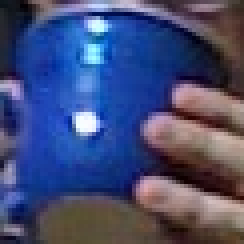
//> input picture BlueCup.jpg, 61 x 61 px (shown 4 times larger)
$ ./Threshold10 ../../BlueCup.jpg   (built with g++ and OpenCV 4)
//> lines starting //> are read from the running program, lines starting //| are printed output that depends on the picture
//> further down, src is the input picture: 61 rows x 61 cols, CV_8UC3; mean B, G, R 117.6, 76.4, 68
#include <opencv2/opencv.hpp>
#include <iostream>
using namespace std;

void sum_rgb(const cv::Mat& src, cv::Mat& dst) {
	// Split image onto the color planes

	vector<cv::Mat> planes;
	cv::split(src, planes);
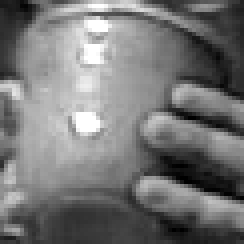
//> planes[0]: 61 rows x 61 cols, CV_8UC1 (shown 4 times larger); min 0, max 255, mean 117.6
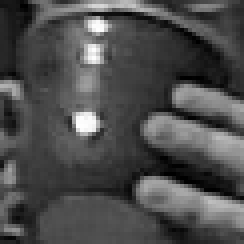
//> planes[1]: 61 rows x 61 cols, CV_8UC1 (shown 4 times larger); min 0, max 255, mean 76.4
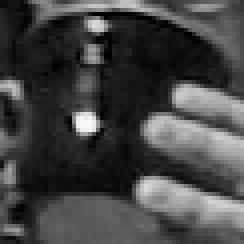
//> planes[2]: 61 rows x 61 cols, CV_8UC1 (shown 4 times larger); min 0, max 250, mean 68

	cv::Mat b = planes[0], g = planes[1], r = planes[2], s;

	// Add equally weighted rgb values
	cv::addWeighted(r, 1./3., g, 1./3., 0.0, s);
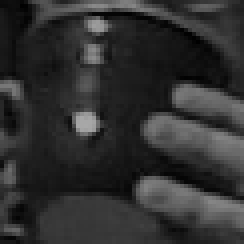
//> s: 61 rows x 61 cols, CV_8UC1 (shown 4 times larger); min 0, max 168, mean 48.2
	cv::addWeighted(s, 1., b, 1./3., 0.0, s);
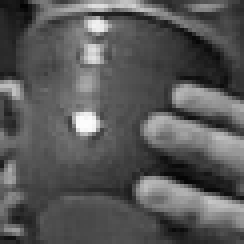
//> s: 61 rows x 61 cols, CV_8UC1 (shown 4 times larger); min 3, max 253, mean 87.4

	// Truncate values above 100
	cv::threshold(s, dst, 100, 100, cv::THRESH_TRUNC);
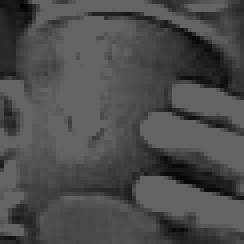
//> dst: 61 rows x 61 cols, CV_8UC1 (shown 4 times larger); min 3, max 100, mean 75.8
}

void help() {
	cout << "Call: ./ch10_ex10_1 faceScene.jpg" << endl;
	cout << "Shows the use of alpha blending (addWeighted) and threshold" << endl;
}

int main(int argc, char** argv) {
	help();
	if(argc < 2) {
		cout << "specify input image" << endl;
		return -1;
	}

	// Load the image from the given file name
	cv::Mat src = cv::imread(argv[1]), dst;
	if(src.empty()) {
		cout << "can not load " << argv[1] << endl;
		return -1;
	}
	sum_rgb(src, dst);

	// Create a named window with the name of the file and show the image in the window
	cv::imshow(argv[1], dst);

	// Idle until the user hits any key
	cv::waitKey(0);

	return 0;
}

$ run again, on HandOutdoorColor.jpg
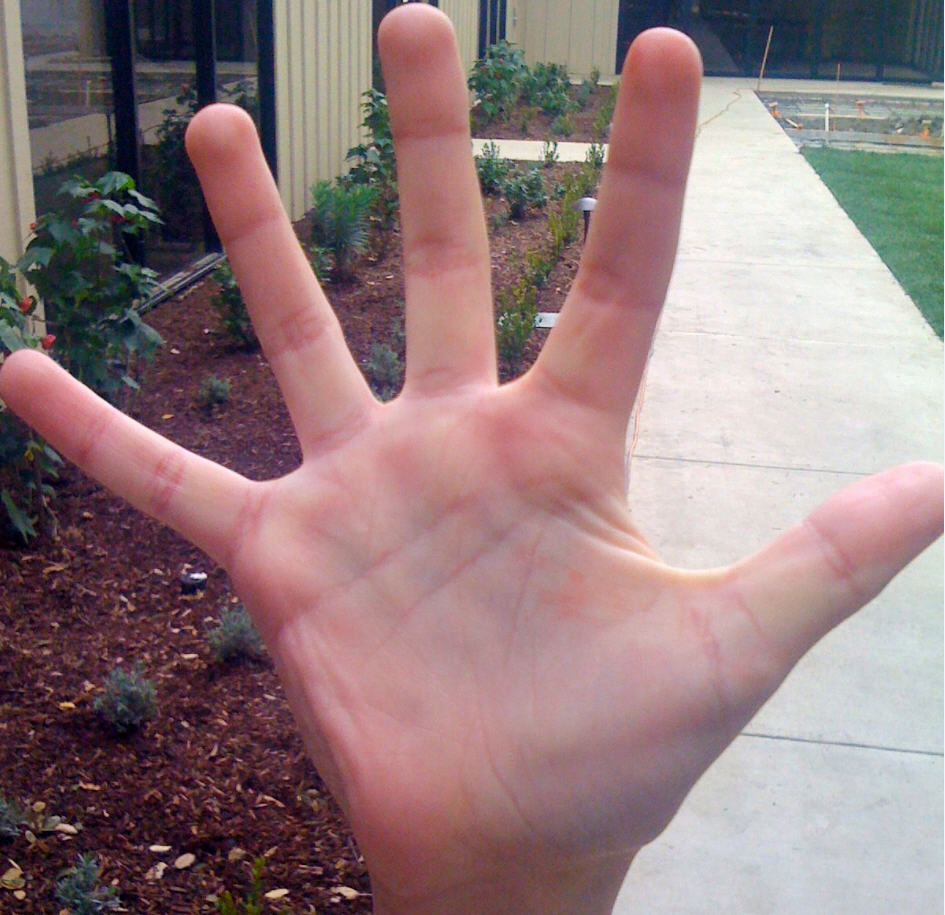
//> input picture HandOutdoorColor.jpg, 945 x 915 px
//> src is the input picture: 915 rows x 945 cols, CV_8UC3; mean B, G, R 125.6, 123.8, 146.8
//> in sum_rgb, `cv::addWeighted(s, 1., b, 1./3., 0.0, s);`:
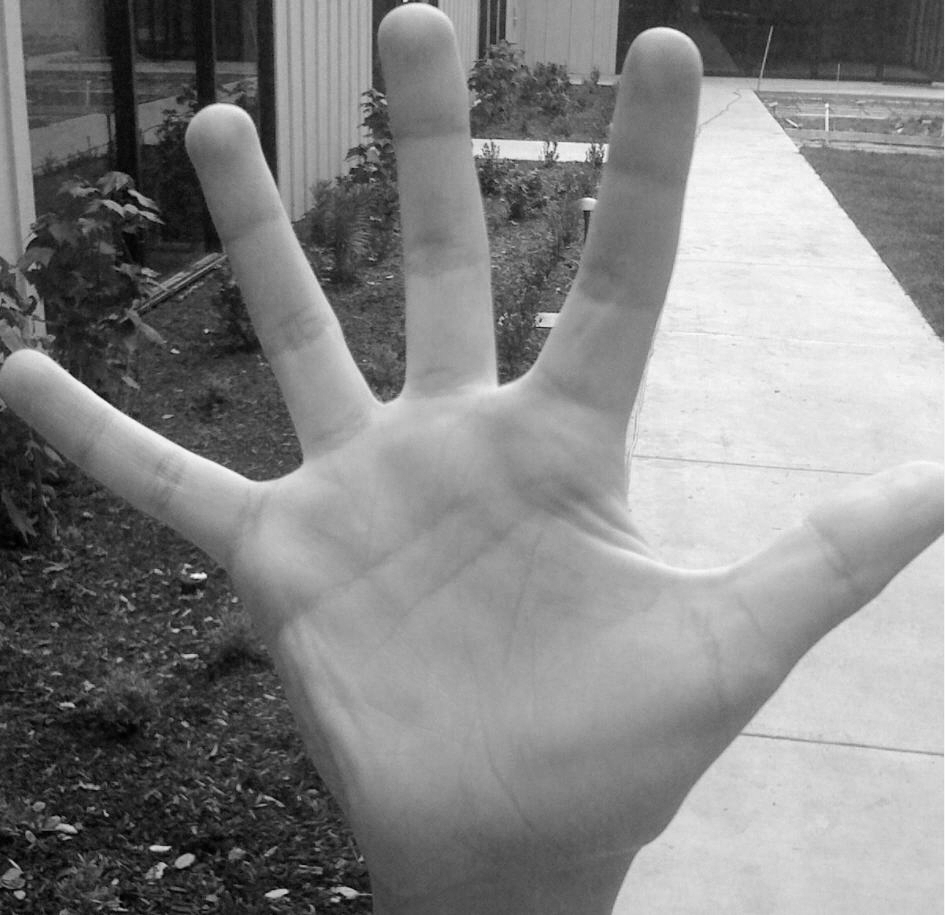
//> s: 915 rows x 945 cols, CV_8UC1; min 0, max 253, mean 132.1
//> in sum_rgb, `cv::threshold(s, dst, 100, 100, cv::THRESH_TRUNC);`:
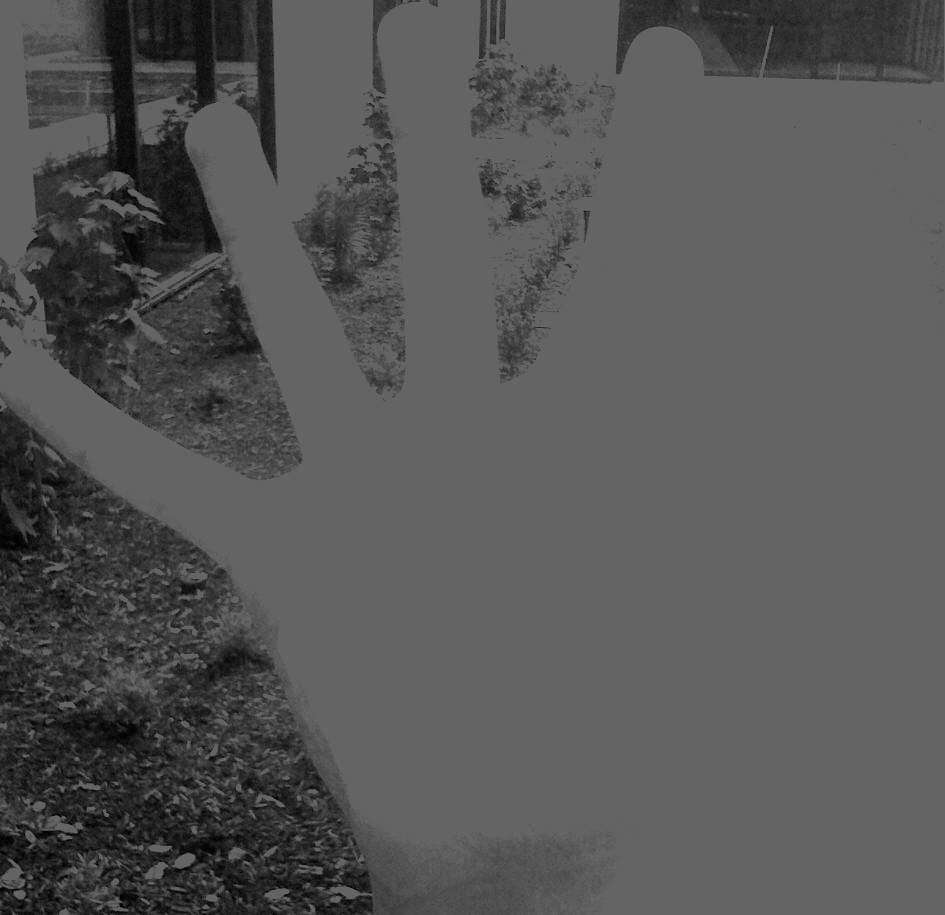
//> dst: 915 rows x 945 cols, CV_8UC1; min 0, max 100, mean 85.6

$ run again, on HandOutdoorSunColor.jpg
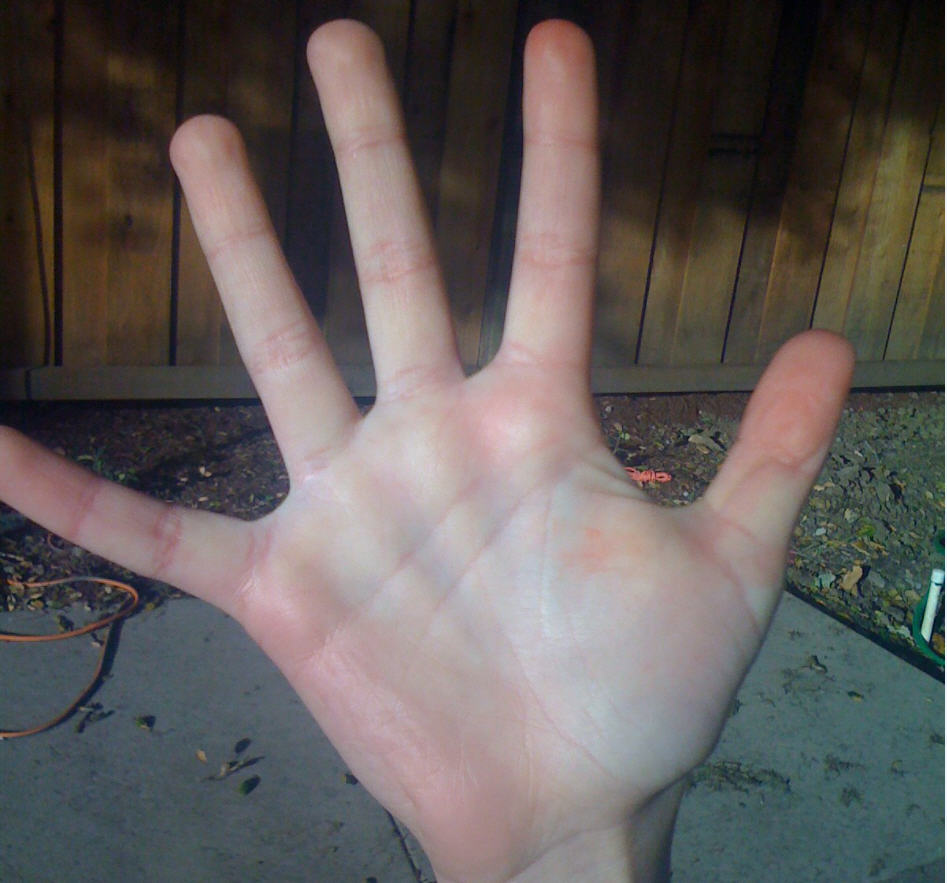
//> input picture HandOutdoorSunColor.jpg, 947 x 883 px
//> src is the input picture: 883 rows x 947 cols, CV_8UC3; mean B, G, R 91.4, 93.1, 99.4
//> in sum_rgb, `cv::split(src, planes);`:
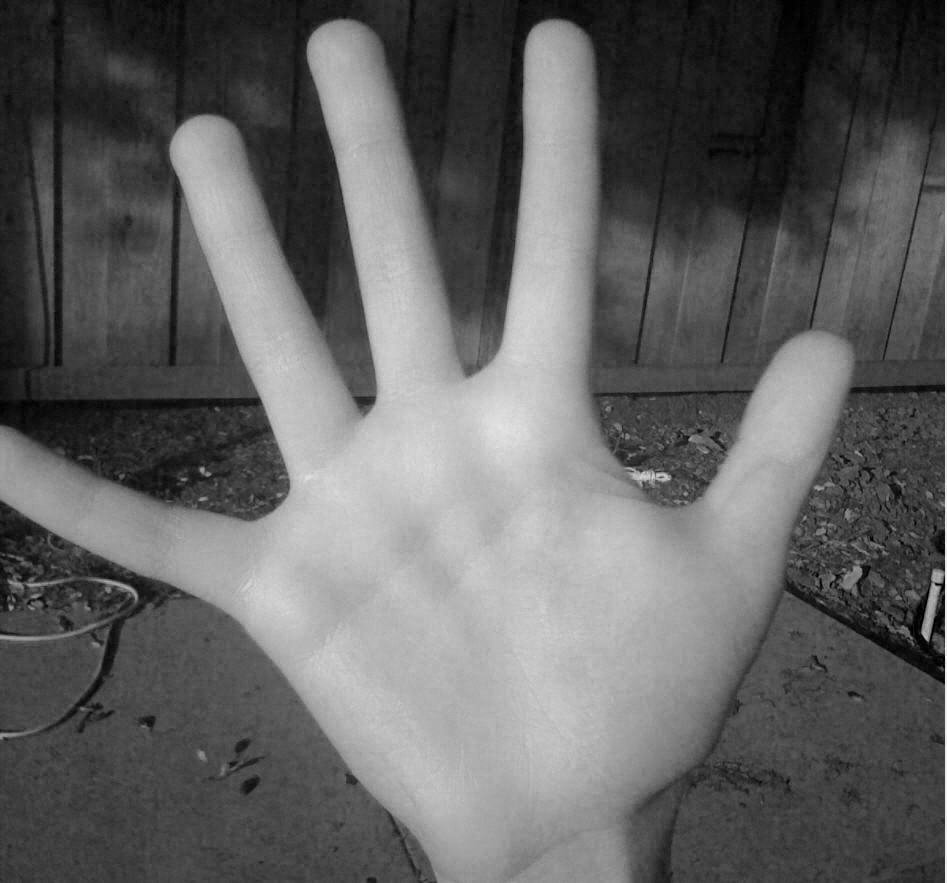
//> planes[2]: 883 rows x 947 cols, CV_8UC1; min 0, max 255, mean 99.4
//> in sum_rgb, `cv::threshold(s, dst, 100, 100, cv::THRESH_TRUNC);`:
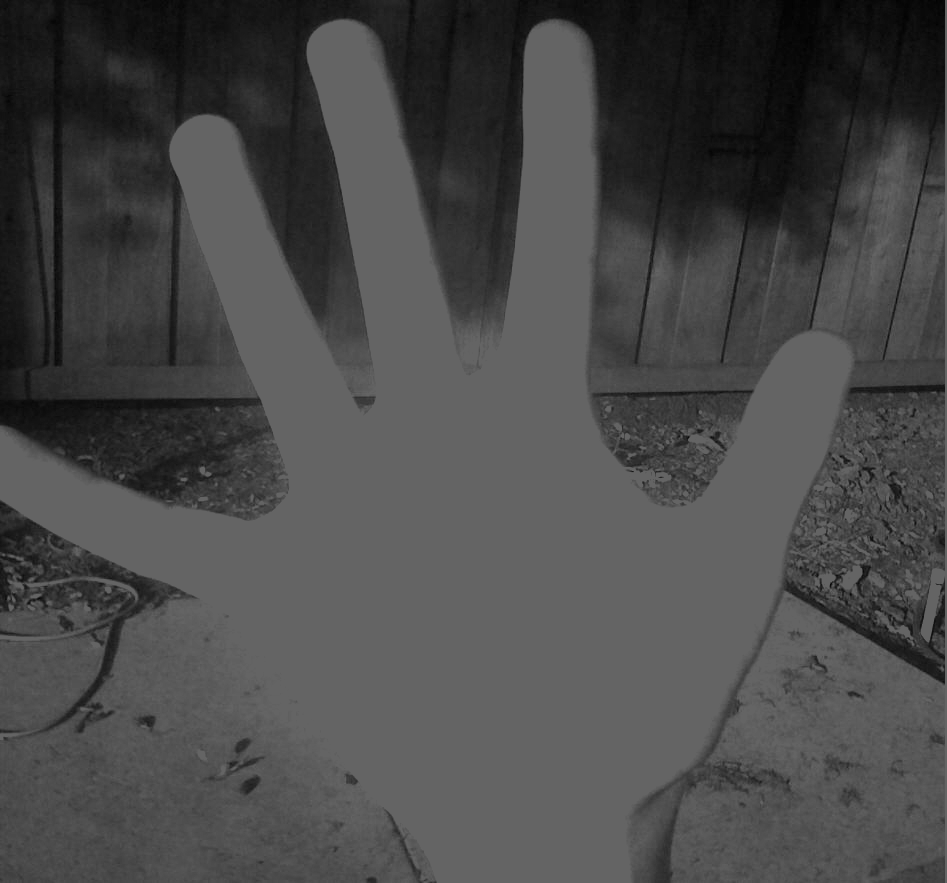
//> dst: 883 rows x 947 cols, CV_8UC1; min 1, max 100, mean 72.8

$ run again, on adrian.jpg
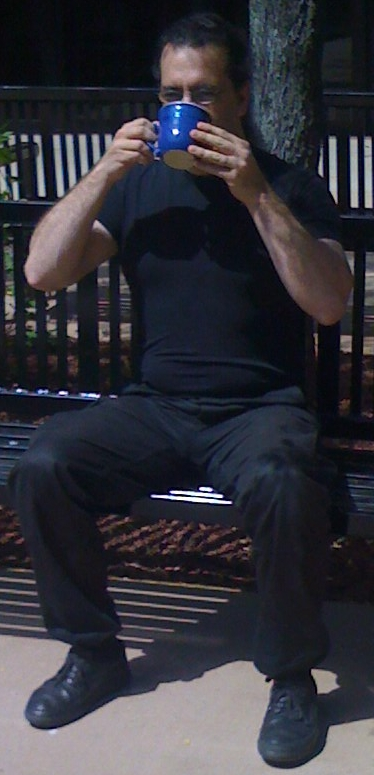
//> input picture adrian.jpg, 374 x 775 px
//> src is the input picture: 775 rows x 374 cols, CV_8UC3; mean B, G, R 58.5, 51, 51.2
//> in sum_rgb, `cv::split(src, planes);`:
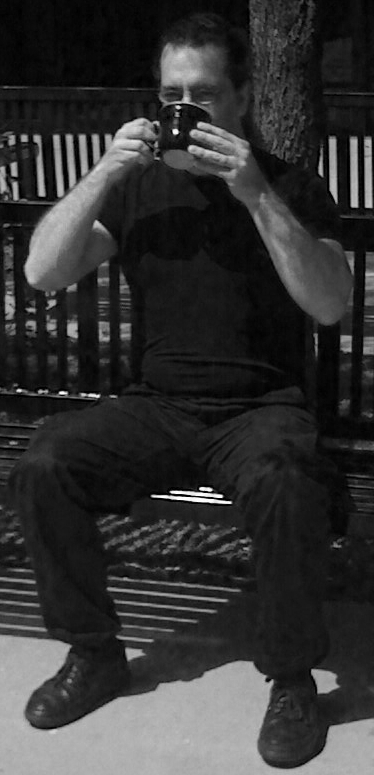
//> planes[2]: 775 rows x 374 cols, CV_8UC1; min 0, max 255, mean 51.2
//> in sum_rgb, `cv::threshold(s, dst, 100, 100, cv::THRESH_TRUNC);`:
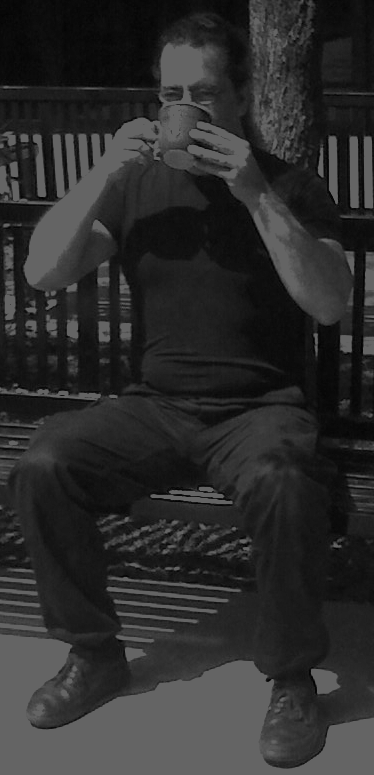
//> dst: 775 rows x 374 cols, CV_8UC1; min 0, max 100, mean 44.4
